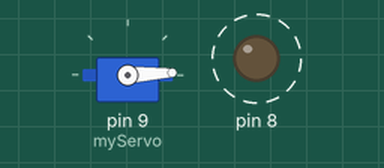
Bench run of a sketch on a simulated Arduino Uno, built with avr-gcc and run on an emulated ATmega328P. Parts: servo, output pins drawn as LEDs (lit = HIGH). Dashed ring = blinking.

Above: at 0.05 s.
At 0.75 s:
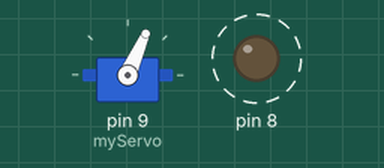
At 1.35 s:
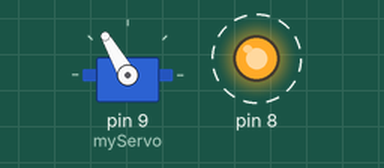
At 3.05 s:
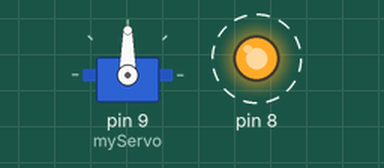
Timing chart, 0 to 5.3 s (numbered marks = the images above):
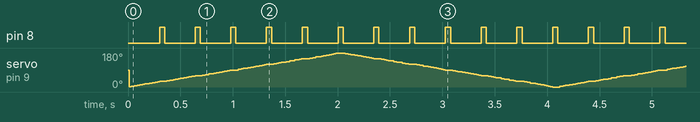

Measured:
- by itself, pin 8: alternates HIGH for 0.05 s and LOW for 0.29 s

The sketch:

motor_servo_17.ino
```cpp
// snippet: motor_servo_17
// tags: servo, pwm, angle, sweep, millis
// boards: avr, megaavr, nano33iot, rp2040
// not-tags: romi32u4
// library: Servo
// description: Servo + buzzer coordination: servo on pin 9 sweeps 0–180
// prompts: servo, buzzer, coordination, servo, sweeps, 0–180
// verified: compile-only
// source: kd-generated (id 17)
// exact-include: Servo.h

#include <Servo.h>

Servo myServo;
int servoPos = 0;
int servoDir = 1;
const unsigned long STEP_MS = 10;  // one degree every 10ms = 1.8s full sweep
const unsigned long BUZZER_INTERVAL = 30 * STEP_MS;  // beep at each 30-degree position

unsigned long prevMs = 0;

void setup() {
  myServo.attach(9);
  pinMode(8, OUTPUT);
}

void loop() {
  unsigned long now = millis();
  if (now - prevMs >= STEP_MS) {
    prevMs = now;
    servoPos += servoDir;
    if (servoPos >= 180 || servoPos <= 0) servoDir = -servoDir;
    myServo.write(servoPos);

    if (servoPos % 30 == 0) {
      digitalWrite(8, HIGH);
      delay(50);  // beep duration
      digitalWrite(8, LOW);
    }
  }
}
```
